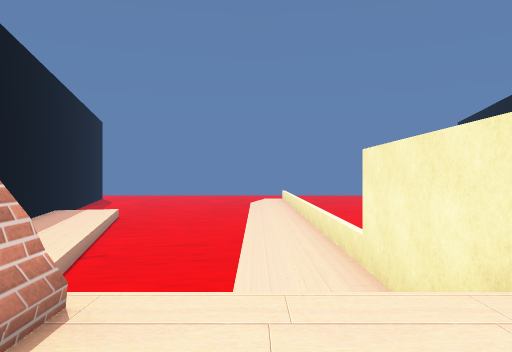
view 1 (above)

20 first-person views from a walk through a scene from a Unity 3-D project. The camera is 1.3 m above the floor, looks level and sees 70° across. The floor is counted in squares, 2 m on a side. Each view is taken from the middle of a square. On the plan, view 1 faces up. The plan holds only what a view shows up to about 11 squares ahead; the rest is blank. The place goes on beyond the plan. Some animated figures are left out. Some surface patterns are stand-ins.

view 2
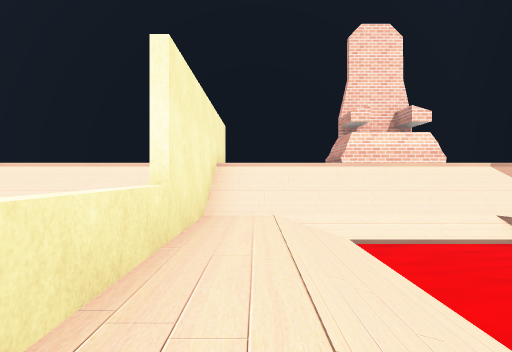

view 3
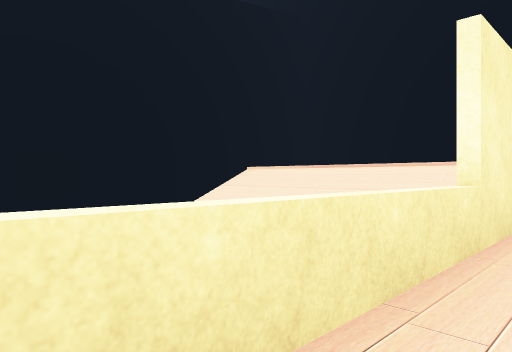

view 4
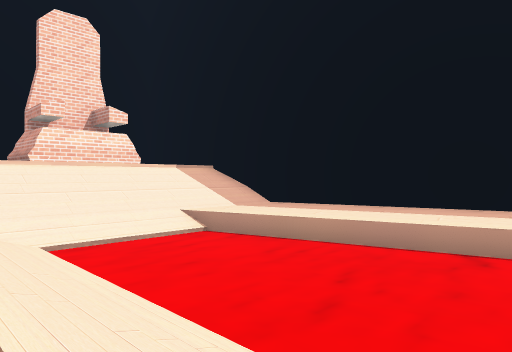

view 5
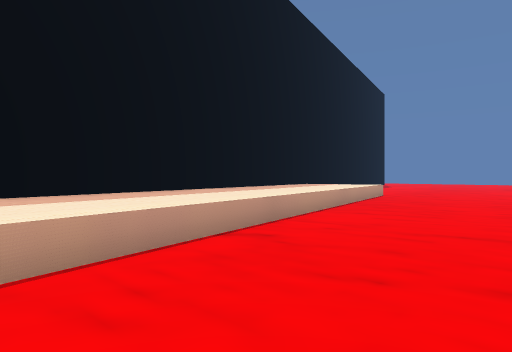

view 6
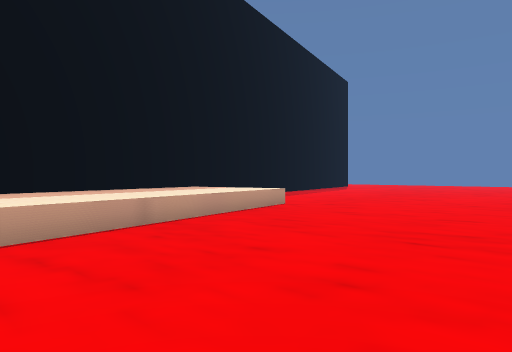

view 7
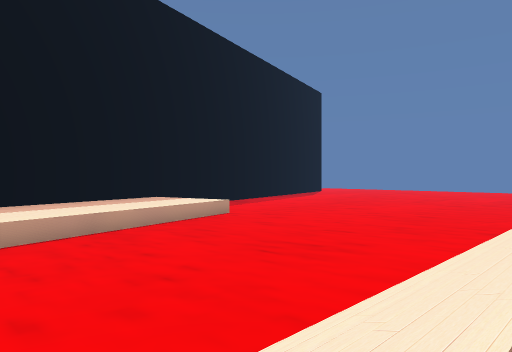

view 8
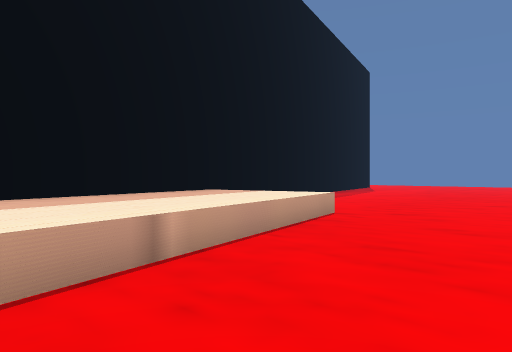

view 9
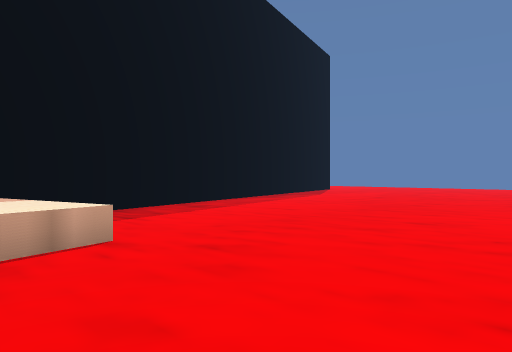

view 10
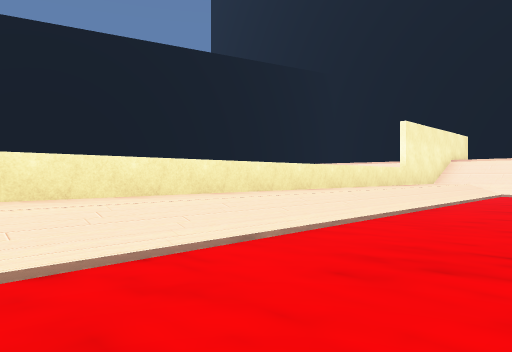

view 11
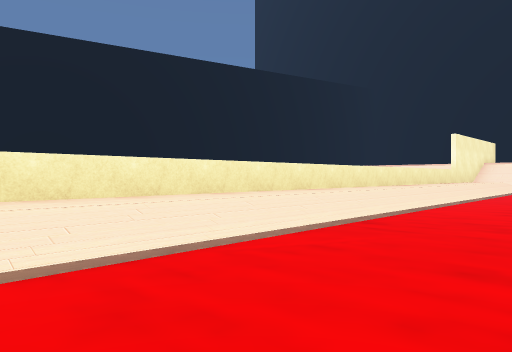

view 12
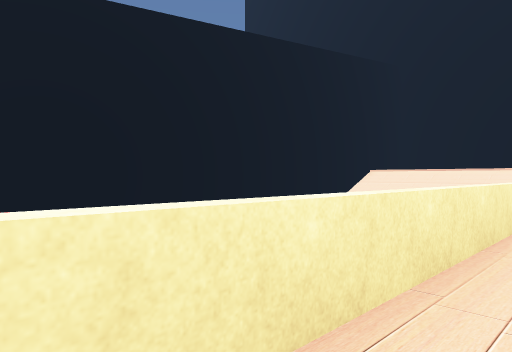

view 13
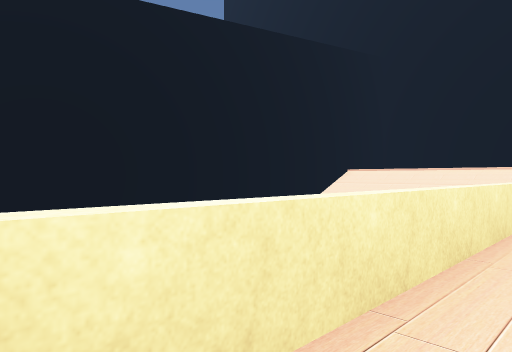

view 14
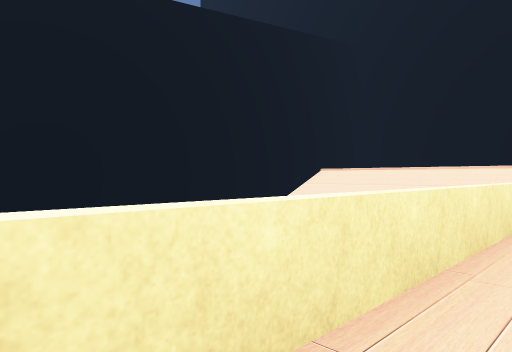

view 15
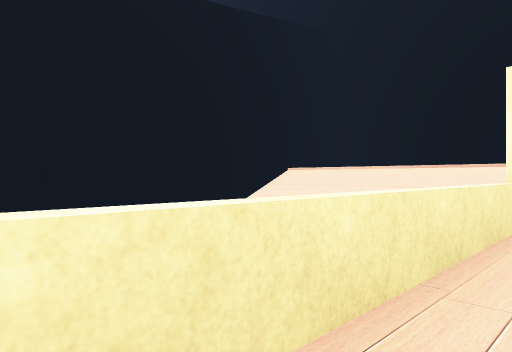

view 16
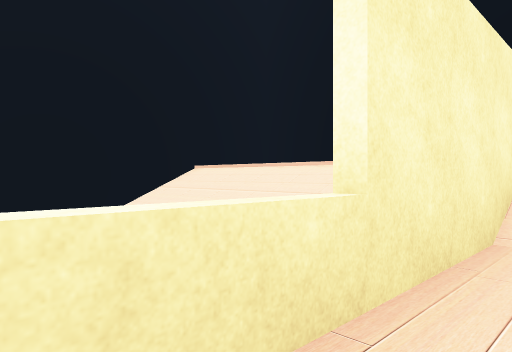

view 17
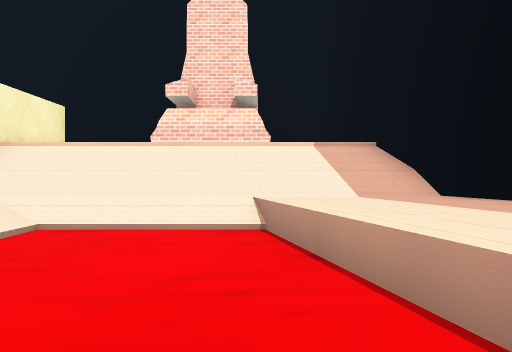

view 18
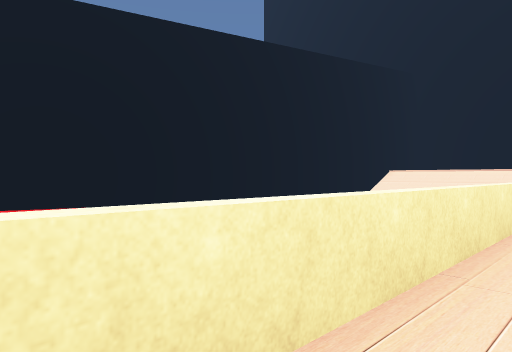

view 19
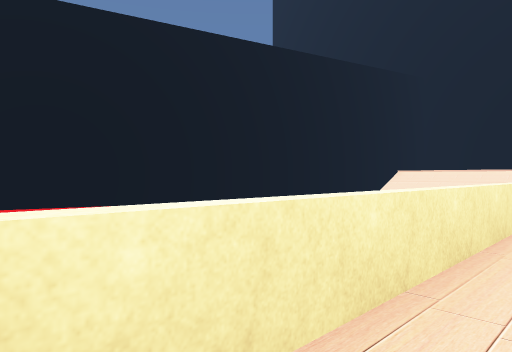

view 20
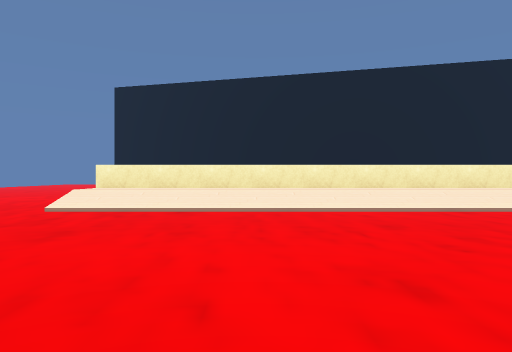

### Floor plan
Key: @ floor where view 1 was taken; # wall or solid block; . main floor; : floor 0.75 m higher than the main floor; + floor 2.5 m higher than the main floor; / step, stairs or slope; = window, fence, low wall or low ledge; ^ raised ledge.
Columns run from 11 left of view 1 to 14 right of it. Each row starts with its distance up from view 1.
 23 #........../:^
 22 #........../:^
 21 #........../:^
 20 ##........./:^
 19  #........./:^          .#
 18  #........./:^          .#
 17  ##/:....../:^          .#
 16   #::/...../:^           #
 15   #::/...../:^          #
 14   #:::...../:^          #
 13   #:::...../:^          #
 12   ##::=..../:^          #
 11    #::/..../:^         #
 10    #:::..../:^         #
  9    #:::/.../:^         #
  8    ##::=.../:^        #
  7     #::/.../:^        #
  6     #:::.../:#        #
  5     ##::/../:#        #
  4      #///////#    ///#
  3      #///////#///////#
  2      #///////#///////#
  1      ##  ^#++#       #
  0       #   +@ #
 -1        #############

Where each view was taken, in squares from view 1:
view 1: 0 up, 0 right, facing up
view 2: 10 up, 1 right, facing down
view 3: 10 up, 1 right, facing down-right
view 4: 10 up, 1 right, facing down-left
view 5: 6 up, 1 left, facing up-left
view 6: 11 up, 1 left, facing up-left
view 7: 11 up, 1 right, facing up-left
view 8: 12 up, 3 left, facing up-left
view 9: 16 up, 3 left, facing up-left
view 10: 18 up, 3 left, facing down-right
view 11: 23 up, 3 left, facing down-right
view 12: 18 up, 1 right, facing down-right
view 13: 16 up, 1 right, facing down-right
view 14: 14 up, 1 right, facing down-right
view 15: 12 up, 1 right, facing down-right
view 16: 8 up, 1 right, facing down-right
view 17: 9 up, 3 left, facing down
view 18: 20 up, 1 right, facing down-right
view 19: 21 up, 1 right, facing down-right
view 20: 22 up, 7 left, facing right
